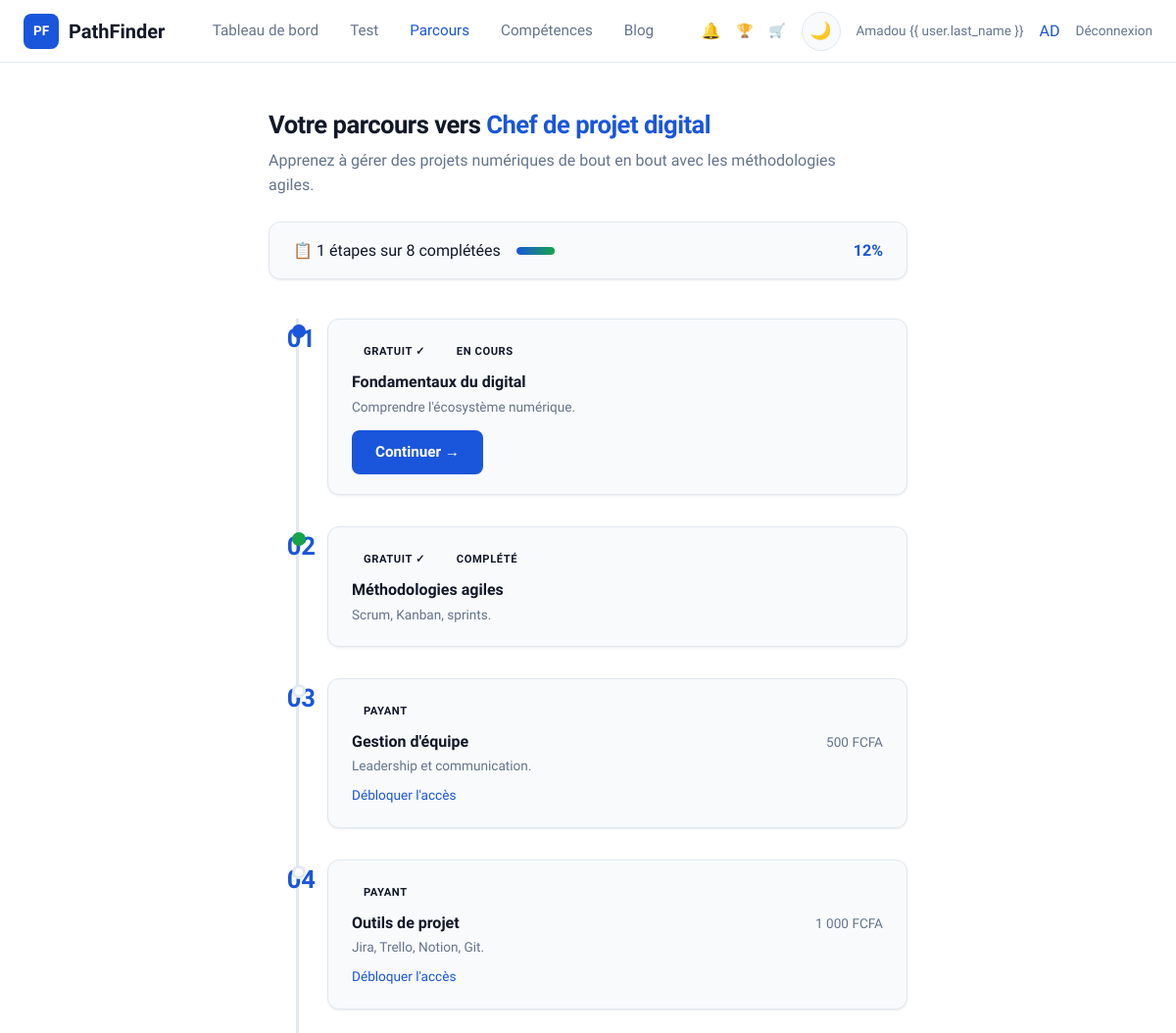
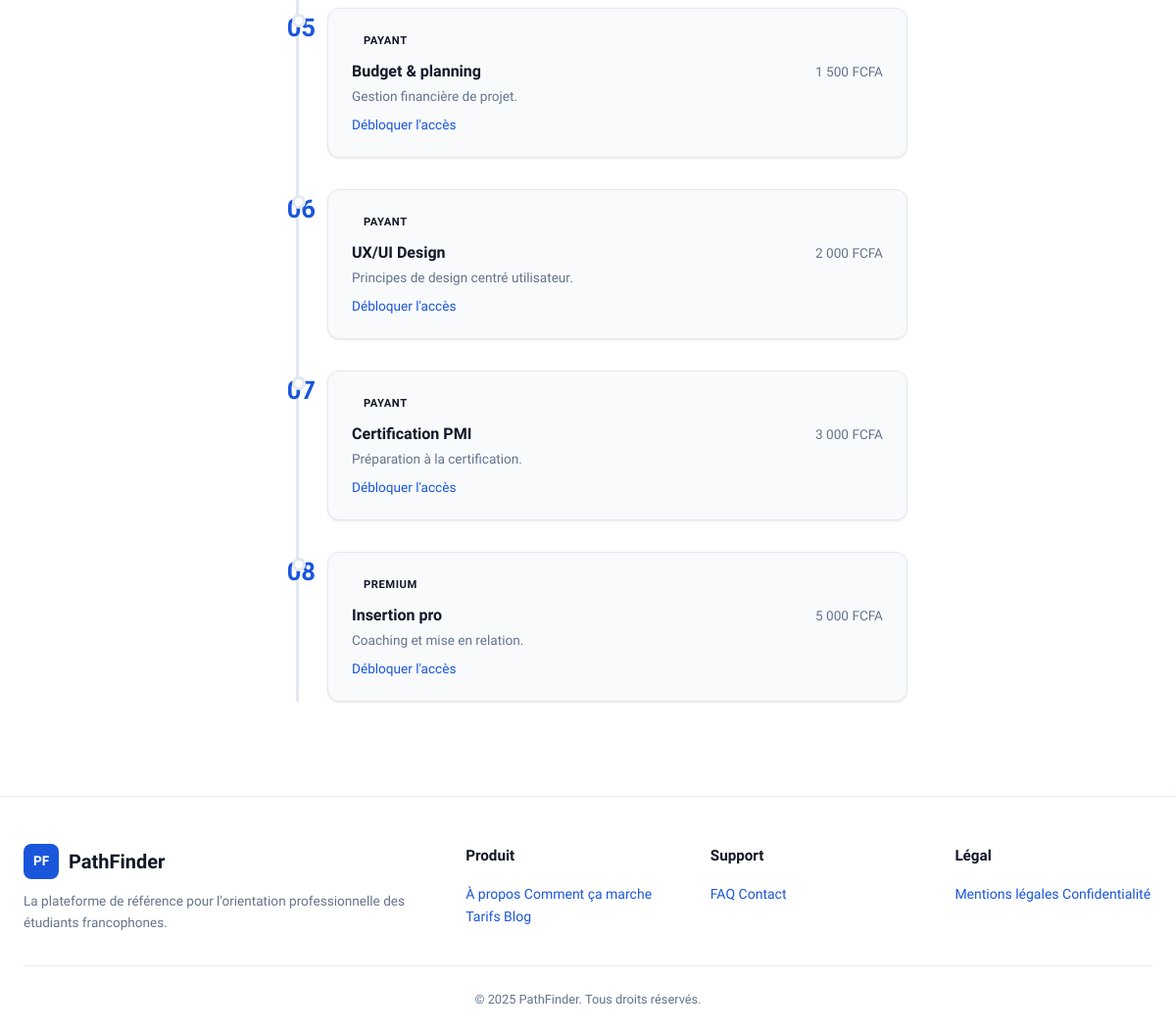
/parcours/ (signed in), run on the app's committed database (2 pictures, top to bottom).
### accounts/models.py (models this page shows, shortened)
class CustomUser(AbstractUser):
    FILIERE_CHOICES = [
        ('informatique', 'Informatique'),
        ('gestion', 'Gestion'),
        ('marketing', 'Marketing'),
        ('communication', 'Communication'),
        ('droit', 'Droit'),
        ('sciences', 'Sciences'),
        ('lettres', 'Lettres'),
        ('autre', 'Autre'),
    ]
    NIVEAU_CHOICES = [
        ('licence1', 'Licence 1'),
        ('licence2', 'Licence 2'),
        ('licence3', 'Licence 3'),
        ('master1', 'Master 1'),
        ('master2', 'Master 2'),
        ('doctorat', 'Doctorat'),
    ]
    filiere = models.CharField(max_length=100, choices=FILIERE_CHOICES, blank=True)
    niveau = models.CharField(max_length=50, choices=NIVEAU_CHOICES, blank=True)
    avatar_initials = models.CharField(max_length=3, blank=True)
    global_progress = models.FloatField(default=0.0, help_text='Progression globale 0-100%')
    total_xp = models.IntegerField(default=0)
    level = models.IntegerField(default=1)
    class Meta:
        verbose_name = 'Utilisateur'
        verbose_name_plural = 'Utilisateurs'
    @property
    def level_name(self):
        names = {1: 'Explorateur', 2: 'Apprenti', 3: 'Pratiquant',
                 4: 'Confirmé', 5: 'Expert', 6: 'Mentor', 7: 'Architecte'}
        return names.get(min(self.level, 7), 'Architecte')
    @property
    def level_icon(self):
        icons = {1: '🌱', 2: '📘', 3: '⚡', 4: '🎯', 5: '🏆', 6: '💎', 7: '👑'}
        return icons.get(min(self.level, 7), '👑')

### parcours/models.py (models this page shows, shortened)
class CareerPath(models.Model):
    slug = models.SlugField(unique=True)
    title = models.CharField(max_length=200, verbose_name='Titre')
    description = models.TextField(verbose_name='Description')
    tags = models.JSONField(default=list, help_text='Ex: ["Informatique", "Web"]')
    icon = models.CharField(max_length=10, default='💼')
    skills = models.ManyToManyField('competences.Skill', blank=True, related_name='career_paths')
    class Meta:
        verbose_name = 'Parcours de carrière'
        verbose_name_plural = 'Parcours de carrière'

class CareerStep(models.Model):
    career = models.ForeignKey(CareerPath, on_delete=models.CASCADE, related_name='steps')
    order = models.PositiveIntegerField(default=0, verbose_name='Ordre')
    title = models.CharField(max_length=200, verbose_name='Titre')
    description = models.TextField(verbose_name='Description')
    is_free = models.BooleanField(default=False, verbose_name='Gratuit')
    price_fcfa = models.IntegerField(default=0, verbose_name='Prix (FCFA)')
    is_premium = models.BooleanField(default=False, verbose_name='Premium')
    duration_hours = models.IntegerField(default=0, verbose_name='Durée (heures)')
    features = models.JSONField(default=list, help_text='Ex: ["Cours vidéo 12h", "8 projets"]')
    icon = models.CharField(max_length=10, default='📘')
    class Meta:
        ordering = ['career', 'order']
        verbose_name = 'Étape de carrière'
        verbose_name_plural = 'Étapes de carrière'

### parcours/views.py (the view)
# urls.py: path('', views.career_view, name='career'),
@login_required
def career_view(request):
    result = OrientationResult.objects.filter(user=request.user).first()
    if not result or not result.recommended_career:
        messages.info(request, 'Passez d\'abord le test d\'orientation pour voir votre parcours.')
        return redirect('orientation:test')
    career = result.recommended_career
    progress, _ = UserProgress.objects.get_or_create(user=request.user)
    steps = career.steps.all().order_by('order')
    timeline = []
    completed_count = 0
    for step in steps:
        is_completed = progress.completed_steps.filter(id=step.id).exists()
        is_unlocked = step.is_free or progress.unlocked_steps.filter(id=step.id).exists()
        if is_completed:
            completed_count += 1
        timeline.append({
            'step': step,
            'is_completed': is_completed,
            'is_unlocked': is_unlocked,
            'status': 'completed' if is_completed else ('active' if is_unlocked else 'locked'),
        })
    total_steps = steps.count()
    progress_pct = (completed_count / total_steps * 100) if total_steps > 0 else 0
    context = {
        'career': career,
        'timeline': timeline,
        'completed_count': completed_count,
        'total_steps': total_steps,
        'progress_pct': round(progress_pct),
    }
    return render(request, 'parcours/carriere.html', context)

### core/context_processors.py (called while the page is built)
def global_context(request):
    context = {}
    if request.user.is_authenticated:
        from notifications.models import Notification
        context['unread_notifications_count'] = Notification.objects.filter(
            user=request.user, is_read=False
        ).count()
        context['user_level_name'] = request.user.level_name
        context['user_level_icon'] = request.user.level_icon
    return context

### templates/parcours/carriere.html (shortened to what this page needs)
{% extends "base.html" %}
{% load humanize %}
{% block content %}
<main class="main">
    <div class="container" style="max-width:700px;">
        <div class="career-header animate-in">
            <h1>Votre parcours vers <span>{{ career.title }}</span></h1>
            <p>{{ career.description|truncatewords:30 }}</p>
        </div>
        <div class="card progress-overview animate-in">
            <span>📋 {{ completed_count }} étapes sur {{ total_steps }} complétées</span>
            <div class="track">
                <div class="fill" style="width:{{ progress_pct }}%"></div>
            </div>
            <span style="font-weight:600;color:var(--primary);">{{ progress_pct }}%</span>
        </div>
        <div class="timeline">
            {% for item in timeline %}
            <div class="timeline-item {{ item.status }}">
                <div class="number">{{ item.step.order|stringformat:"02d" }}</div>
                <div class="dot"></div>
                <div class="card tl-card animate-in">
                    <div class="badges">
                        {% if item.step.is_free %}<span class="badge badge-success">GRATUIT ✓</span>
                        {% elif item.step.is_premium %}<span class="badge badge-warning">PREMIUM</span>
                        {% else %}<span class="badge badge-outline">PAYANT</span>{% endif %}
                        {% if item.status == 'completed' %}<span class="badge badge-success">Complété</span>
                        {% elif item.status == 'active' %}<span class="badge badge-primary">EN COURS</span>{% endif %}
                    </div>
                    {% if item.step.price_fcfa > 0 and not item.step.is_free %}
                    <span class="price-tag">{{ item.step.price_fcfa|intcomma }} FCFA</span>
                    {% endif %}
                    <h3>{{ item.step.title }}</h3>
                    <p>{{ item.step.description }}</p>
                    {% if item.status == 'active' %}
                    <a href="{% url 'parcours:complete_step' item.step.id %}" class="btn btn-primary btn-sm"
                        style="margin-top:12px;">Continuer →</a>
                    {% elif item.status == 'locked' and not item.step.is_free %}
                    <a href="{% url 'payments:pay' 'step' item.step.id %}"
                        style="color:var(--primary);font-size:0.85rem;margin-top:8px;display:inline-block;">Débloquer
                        l'accès</a>
                    {% endif %}
                </div>
            </div>
            {% endfor %}
        </div>
    </div>
</main>
{% endblock %}

### templates/includes/navbar.html (shortened to what this page needs)
{% load static %}
<nav class="navbar">
    <div class="container">
        <a href="{% url 'core:home' %}" class="navbar-logo">
            <div class="logo-icon">PF</div>
            PathFinder
        </a>
        <div class="navbar-menu">
            {% if user.is_authenticated %}
            <a href="{% url 'accounts:dashboard' %}"
                class="{% if request.resolver_match.url_name == 'dashboard' %}active{% endif %}">Tableau de bord</a>
            <a href="{% url 'orientation:test' %}"
                class="{% if request.resolver_match.app_name == 'orientation' %}active{% endif %}">Test</a>
            <a href="{% url 'parcours:career' %}"
                class="{% if request.resolver_match.app_name == 'parcours' %}active{% endif %}">Parcours</a>
            <a href="{% url 'competences:list' %}"
                class="{% if request.resolver_match.app_name == 'competences' %}active{% endif %}">Compétences</a>
            <a href="{% url 'blog:list' %}"
                class="{% if request.resolver_match.app_name == 'blog' %}active{% endif %}">Blog</a>
            {% else %}
            <a href="{% url 'core:home' %}">Accueil</a>
            <a href="{% url 'core:home' %}#fonctionnement">Fonctionnement</a>
            <a href="{% url 'core:home' %}#tarifs">Tarifs</a>
            <a href="{% url 'core:contact' %}">Contact</a>
            {% endif %}
        </div>
        <div class="navbar-actions">
            {% if user.is_authenticated %}
            <a href="{% url 'notifications:list' %}" style="position:relative;color:var(--text-secondary);">
                🔔
            </a>
            <a href="{% url 'gamification:leaderboard' %}" style="color:var(--text-secondary);font-size:0.85rem;"
                title="Classement">🏆</a>
            <a href="{% url 'gamification:shop' %}" style="color:var(--text-secondary);font-size:0.85rem;"
                title="Boutique">🛒</a>
            <button class="theme-toggle" aria-label="Changer le thème">🌙</button>
            <span style="color:var(--text-secondary);font-size:0.85rem;">{{ user.first_name }} {{ user.last_name
                }}</span>
            <a href="{% url 'gamification:profile' %}" style="text-decoration:none;">
                <div class="avatar" title="{{ user.total_xp }} XP — {{ user.level_name }}">{{ user.avatar_initials }}
                </div>
            </a>
            <a href="{% url 'accounts:logout' %}" style="color:var(--text-secondary);font-size:0.85rem;">Déconnexion</a>
            {% else %}
            <button class="theme-toggle" aria-label="Changer le thème">🌙</button>
            <a href="{% url 'accounts:login' %}" class="btn btn-outline btn-sm">Connexion</a>
            <a href="{% url 'accounts:register' %}" class="btn btn-primary btn-sm">Commencer</a>
            {% endif %}
        </div>
    </div>
</nav>

### static/css/shared.css (style rules this page uses)
:root { --bg-page: #ffffff; --bg-card: #f8fafc; --bg-input: #ffffff; --primary: #1a56db; --primary-hover: #1648b8; --success: #16a34a; --success-light: #dcfce7; --amber: #f59e0b; --amber-light: #fef3c7; --red: #ef4444; --text-primary: #111827; --text-secondary: #64748b; --text-on-primary: #ffffff; --border: #e2e8f0; --shadow: 0 1px 3px rgba(0, 0, 0, 0.06), 0 1px 2px rgba(0, 0, 0, 0.04); --shadow-md: 0 4px 6px rgba(0, 0, 0, 0.05), 0 2px 4px rgba(0, 0, 0, 0.04); --shadow-lg: 0 10px 25px rgba(0, 0, 0, 0.06), 0 4px 10px rgba(0, 0, 0, 0.04); --radius-sm: 8px; --radius-md: 12px; --radius-lg: 16px; --radius-full: 9999px; --nav-height: 64px; --max-width: 1280px; --font: 'Lexend', sans-serif; }
*, *::before, *::after { box-sizing: border-box; margin: 0; padding: 0; }
html { scroll-behavior: smooth; }
body { font-family: var(--font); font-weight: 400; line-height: 1.6; color: var(--text-primary); background-color: var(--bg-page); transition: background-color 0.3s ease, color 0.3s ease; -webkit-font-smoothing: antialiased; }
a { color: var(--primary); text-decoration: none; transition: color 0.2s; }
h1 { font-size: 2.5rem; font-weight: 700; line-height: 1.2; letter-spacing: -0.02em; }
h3 { font-size: 1.25rem; font-weight: 600; line-height: 1.3; }
.container { max-width: var(--max-width); margin: 0 auto; padding: 0 24px; }
.navbar { position: sticky; top: 0; z-index: 100; background: var(--bg-page); border-bottom: 1px solid var(--border); backdrop-filter: blur(12px); height: var(--nav-height); transition: background-color 0.3s; }
.navbar .container { display: flex; align-items: center; justify-content: space-between; height: 100%; }
.navbar-logo { display: flex; align-items: center; gap: 10px; font-weight: 700; font-size: 1.25rem; color: var(--text-primary); text-decoration: none; }
.navbar-logo .logo-icon { width: 36px; height: 36px; background: var(--primary); border-radius: var(--radius-sm); display: flex; align-items: center; justify-content: center; color: white; font-weight: 700; font-size: 0.85rem; }
.navbar-menu { display: flex; align-items: center; gap: 32px; }
.navbar-menu a { color: var(--text-secondary); font-weight: 500; font-size: 0.95rem; transition: color 0.2s; text-decoration: none; }
.navbar-menu a:hover, .navbar-menu a.active { color: var(--primary); }
.navbar-actions { display: flex; align-items: center; gap: 16px; }
.theme-toggle { width: 40px; height: 40px; border-radius: 50%; border: 1px solid var(--border); background: var(--bg-card); cursor: pointer; display: flex; align-items: center; justify-content: center; font-size: 1.1rem; transition: all 0.2s; color: var(--text-secondary); }
.btn { display: inline-flex; align-items: center; justify-content: center; gap: 8px; padding: 12px 24px; border-radius: var(--radius-sm); font-family: var(--font); font-weight: 600; font-size: 0.95rem; border: none; cursor: pointer; transition: all 0.2s ease; text-decoration: none; line-height: 1.4; }
.btn-primary { background: var(--primary); color: var(--text-on-primary); }
.card { background: var(--bg-card); border: 1px solid var(--border); border-radius: var(--radius-md); padding: 24px; transition: all 0.2s ease; box-shadow: var(--shadow); }
.badge { display: inline-flex; align-items: center; gap: 4px; padding: 4px 12px; border-radius: var(--radius-full); font-size: 0.7rem; font-weight: 600; text-transform: uppercase; letter-spacing: 0.05em; }
.animate-in { animation: fadeInUp 0.5s ease forwards; }

### data on the page
CustomUser: first_name "Amadou", avatar_initials "AD"
CareerPath: title "Chef de projet digital", description "Apprenez à gérer des projets numériques de bout en bout avec les méthodologies agiles."
CareerStep: step.order "01", is_free "GRATUIT ✓", shows "EN COURS", step "Fondamentaux du digital", step.description "Comprendre l'écosystème numérique.", shows "Continuer →"
CareerStep: step.order "02", is_free "GRATUIT ✓", shows "COMPLÉTÉ", step "Méthodologies agiles", step.description "Scrum, Kanban, sprints."
CareerStep: step.order "03", is_free "PAYANT", step.price_fcfa "500", step "Gestion d'équipe", step.description "Leadership et communication."
CareerStep: step.order "04", is_free "PAYANT", step.price_fcfa "1 000", step "Outils de projet", step.description "Jira, Trello, Notion, Git."
CareerStep: step.order "05", is_free "PAYANT", step.price_fcfa "1 500", step "Budget & planning", step.description "Gestion financière de projet."
CareerStep: step.order "06", is_free "PAYANT", step.price_fcfa "2 000", step "UX/UI Design", step.description "Principes de design centré utilisateur."
CareerStep: step.order "07", is_free "PAYANT", step.price_fcfa "3 000", step "Certification PMI", step.description "Préparation à la certification."
CareerStep: step.order "08", is_free "PREMIUM", step.price_fcfa "5 000", step "Insertion pro", step.description "Coaching et mise en relation."

### other printed values
{{ completed_count }} "1"
{{ total_steps }} "8"
{{ progress_pct }} "12"
